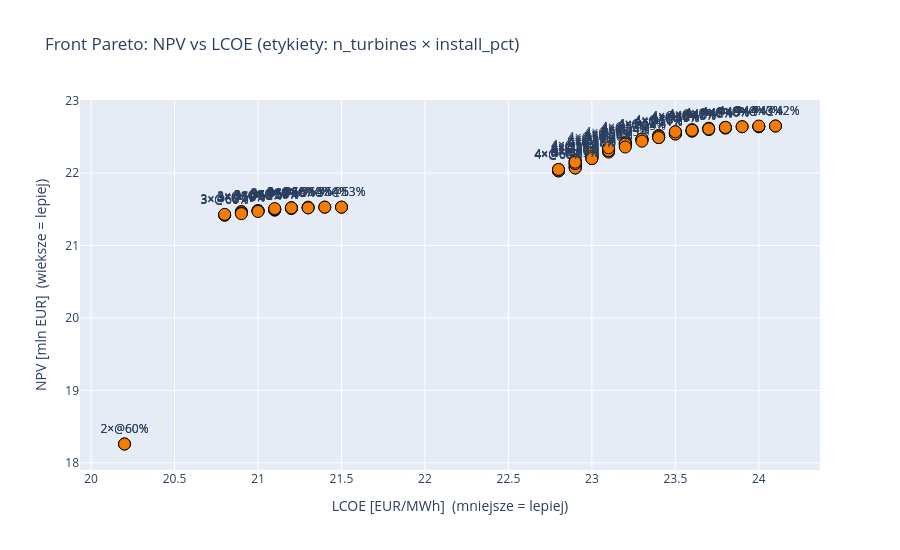

Notebook code cell kept with this figure:
### Markdown cell above
## Krok 4: Front Pareto

### Code cell
if PYMOO_OK and res is not None and len(res.F) > 0:
    # Odzyskaj rzeczywiste wartosci z transformowanych
    npv_vals = -res.F[:, 0]
    lcoe_vals = res.F[:, 1]
    # Dekoduj zmienne decyzyjne
    decisions = []
    for x in res.X:
        ip = float(x[0])
        nt = max(1, min(int(round(x[1])), 4))
        ti = max(0, min(int(x[2]), len(TURBINE_KEYS) - 1))
        decisions.append({
            'install_pct': round(ip, 1),
            'n_turbines': nt,
            'turbine': TURBINE_KEYS[ti],
        })
    df_front = pd.DataFrame(decisions)
    df_front['NPV [mln EUR]'] = np.round(npv_vals, 2)
    df_front['LCOE [EUR/MWh]'] = np.round(lcoe_vals, 1)
    df_front = df_front.sort_values('LCOE [EUR/MWh]').reset_index(drop=True)

    print(f'Front Pareto ({len(df_front)} rozwiazan, posortowane wg LCOE):')
    print(df_front.to_string(index=False))

    # Wykres frontu Pareto
    fig = go.Figure()
    color_map = {'kaplan': '#1976D2', 'propeller': '#388E3C', 'crossflow': '#F57C00'}
    for turb in TURBINE_KEYS:
        mask = df_front['turbine'] == turb
        if mask.any():
            fig.add_trace(go.Scatter(
                x=df_front.loc[mask, 'LCOE [EUR/MWh]'],
                y=df_front.loc[mask, 'NPV [mln EUR]'],
                mode='markers+text', name=turb,
                text=[f'{r["n_turbines"]}×@{r["install_pct"]:.0f}%'
                       for _, r in df_front[mask].iterrows()],
                textposition='top center',
                marker=dict(size=12, color=color_map[turb], line=dict(width=1, color='black')),
            ))
    fig.update_layout(
        title='Front Pareto: NPV vs LCOE (etykiety: n_turbines × install_pct)',
        xaxis_title='LCOE [EUR/MWh]  (mniejsze = lepiej)',
        yaxis_title='NPV [mln EUR]  (wieksze = lepiej)',
        height=550,
    )
    fig.show()
else:
    print('Brak wyniku — sprawdz czy pymoo zainstalowane.')

### Figure 1 — Plotly figure (JSON) as saved in the notebook; plotly's stock layout.template omitted (floating-point values rounded to 4 significant figures)
{"data": [{"marker": {"color": "#F57C00", "line": {"color": "black", "width": 1}, "size": 12}, "mode": "markers+text", "name": "crossflow", "text": ["2×@60%", "2×@60%", "3×@60%", "3×@60%", "3×@60%", "3×@59%", "3×@59%", "3×@59%", "3×@59%", "3×@58%", "3×@58%", "3×@58%", "3×@58%", "3×@58%", "3×@57%", "3×@57%", "3×@57%", "3×@56%", "3×@56%", "3×@55%", "3×@56%", "3×@56%", "3×@56%", "3×@54%", "3×@54%", "3×@55%", "3×@54%", "3×@54%", "3×@53%", "3×@53%", "4×@60%", "4×@60%", "4×@60%", "4×@60%", "4×@59%", "4×@58%", "4×@58%", "4×@59%", "4×@59%", "4×@59%", "4×@58%", "4×@59%", "4×@58%", "4×@59%", "4×@58%", "4×@57%", "4×@56%", "4×@57%", "4×@58%", "4×@58%", "4×@56%", "4×@57%", "4×@58%", "4×@56%", "4×@55%", "4×@56%", "4×@55%", "4×@56%", "4×@55%", "4×@53%", "4×@53%", "4×@54%", "4×@54%", "4×@54%", "4×@55%", "4×@52%", "4×@52%", "4×@53%", "4×@52%", "4×@53%", "4×@50%", "4×@51%", "4×@51%", "4×@50%", "4×@51%", "4×@49%", "4×@50%", "4×@49%", "4×@49%", "4×@48%", "4×@50%", "4×@48%", "4×@48%", "4×@48%", "4×@47%", "4×@47%", "4×@46%", "4×@47%", "4×@46%", "4×@45%", "4×@46%", "4×@46%", "4×@45%", "4×@44%", "4×@44%", "4×@43%", "4×@43%", "4×@43%", "4×@42%", "4×@42%"], "textposition": "top center", "type": "scatter", "x": [20.2, 20.2, 20.8, 20.8, 20.8, 20.9, 20.9, 20.9, 20.9, 21.0, 21.0, 21.0, 21.0, 21.1, 21.1, 21.1, 21.1, 21.1, 21.1, 21.2, 21.2, 21.2, 21.2, 21.3, 21.3, 21.3, 21.4, 21.4, 21.5, 21.5, 22.8, 22.8, 22.8, 22.8, 22.9, 22.9, 22.9, 22.9, 22.9, 22.9, 22.9, 22.9, 22.9, 22.9, 22.9, 23.0, 23.0, 23.0, 23.0, 23.0, 23.0, 23.0, 23.0, 23.1, 23.1, 23.1, 23.1, 23.1, 23.1, 23.2, 23.2, 23.2, 23.2, 23.2, 23.2, 23.3, 23.3, 23.3, 23.3, 23.3, 23.4, 23.4, 23.4, 23.4, 23.4, 23.5, 23.5, 23.5, 23.5, 23.5, 23.5, 23.5, 23.6, 23.6, 23.6, 23.6, 23.7, 23.7, 23.7, 23.8, 23.8, 23.8, 23.8, 23.9, 23.9, 24.0, 24.0, 24.0, 24.1, 24.1], "y": [18.26, 18.26, 21.42, 21.42, 21.43, 21.46, 21.47, 21.45, 21.44, 21.48, 21.48, 21.48, 21.47, 21.49, 21.5, 21.49, 21.5, 21.5, 21.51, 21.52, 21.52, 21.51, 21.52, 21.53, 21.52, 21.52, 21.53, 21.53, 21.53, 21.53, 22.03, 22.03, 22.05, 22.05, 22.07, 22.15, 22.17, 22.12, 22.09, 22.09, 22.13, 22.07, 22.17, 22.13, 22.15, 22.26, 22.26, 22.23, 22.2, 22.22, 22.28, 22.23, 22.2, 22.29, 22.33, 22.31, 22.33, 22.31, 22.35, 22.42, 22.42, 22.4, 22.38, 22.4, 22.36, 22.47, 22.46, 22.46, 22.47, 22.44, 22.52, 22.5, 22.49, 22.51, 22.49, 22.55, 22.54, 22.55, 22.55, 22.57, 22.54, 22.57, 22.58, 22.58, 22.6, 22.59, 22.62, 22.6, 22.61, 22.63, 22.63, 22.62, 22.63, 22.64, 22.64, 22.64, 22.64, 22.65, 22.65, 22.65]}], "layout": {"height": 550, "title": {"text": "Front Pareto: NPV vs LCOE (etykiety: n_turbines × install_pct)"}, "xaxis": {"title": {"text": "LCOE [EUR/MWh]  (mniejsze = lepiej)"}}, "yaxis": {"title": {"text": "NPV [mln EUR]  (wieksze = lepiej)"}}}}
